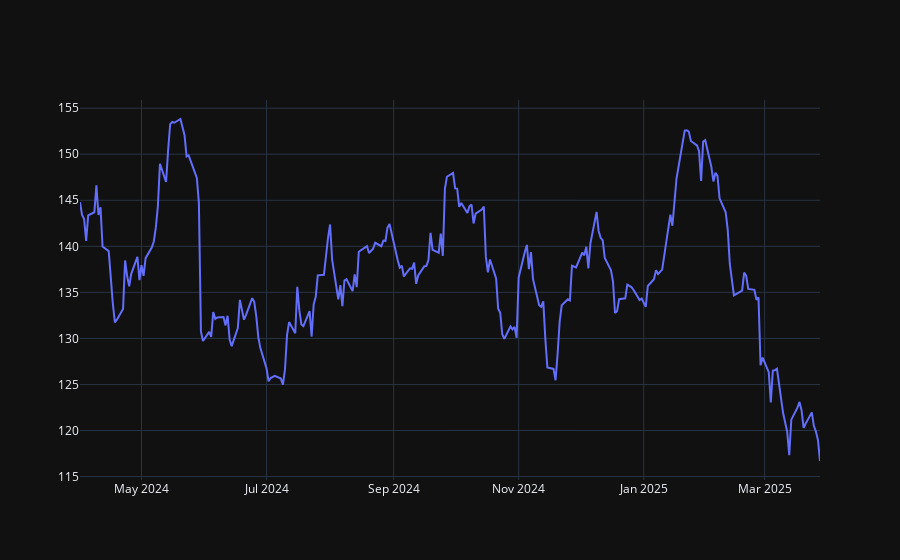

The cell this chart's notebook holds for it:
### Code cell
fig = go.Figure()
fig.add_trace(go.Scatter(y=raw_stock_data['Close'], x=raw_stock_data.index, mode='lines', name='Predicted'))

### Figure 1 — Plotly figure (JSON) as saved in the notebook; plotly's stock layout.template omitted (floating-point values rounded to 4 significant figures; data arrays with more than 128 entries replaced by an {"elided": "..."} marker saying what was removed)
{"data": [{"mode": "lines", "name": "Predicted", "x": {"elided": "250 str values"}, "y": {"elided": "250 float values"}, "type": "scatter"}], "layout": {}}
